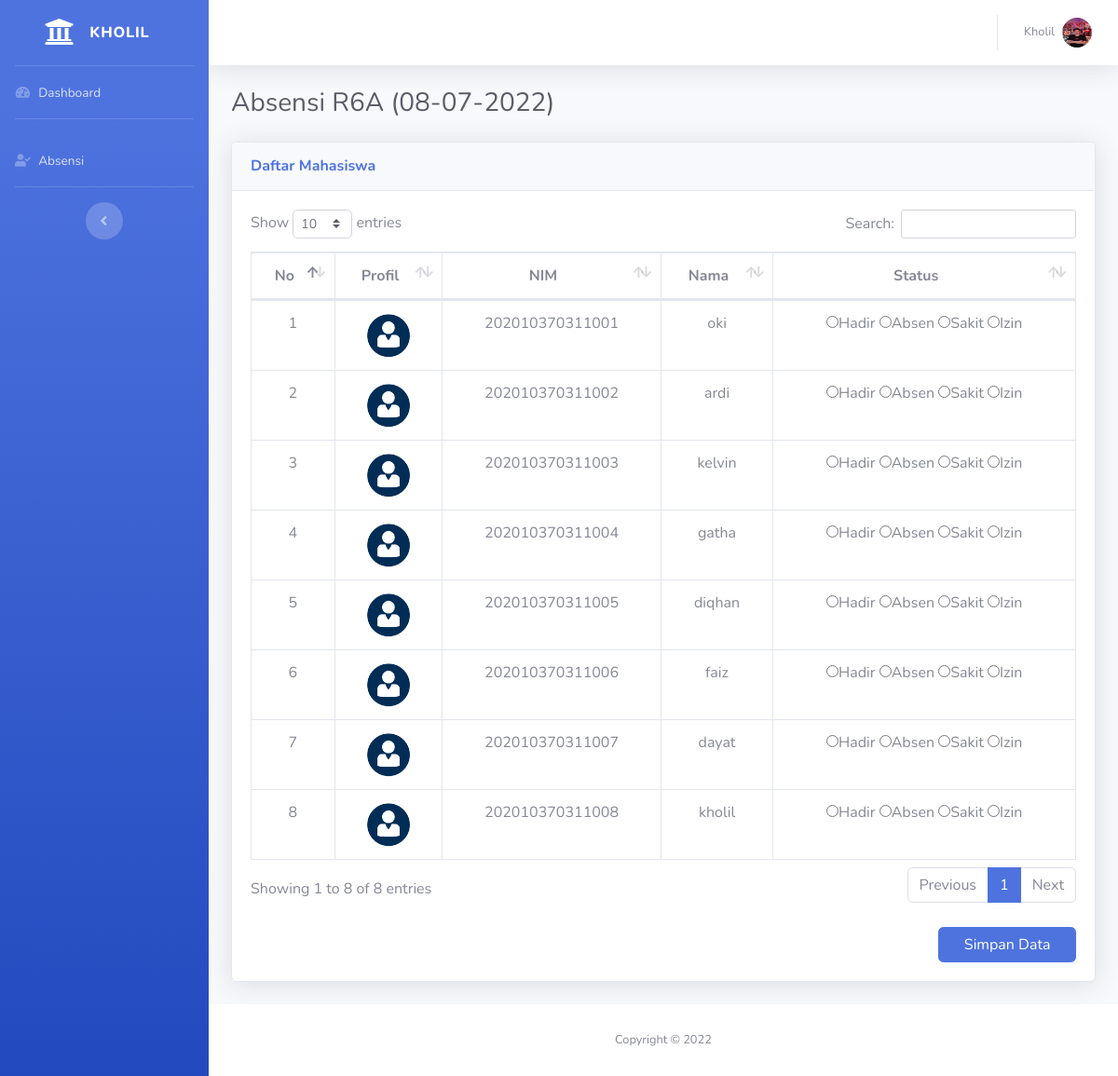
The app's page /detailabsensi.php?kelas=001 (signed in) with its own data.
### tables this page shows
CREATE TABLE `mahasiswa` (
  `npm` varchar(15) NOT NULL,
  `nama` varchar(30) NOT NULL,
  `jk` enum('Pria','Wanita') NOT NULL,
  `tgl_lahir` date NOT NULL,
  `alamat` varchar(255) NOT NULL,
  `id_kelas` varchar(11) NOT NULL,
  `foto` varchar(255) NOT NULL
);

### detailabsensi.php (the view, shortened to what this page needs)
<?php
	include "koneksi.php";
	$dosen_name = $_SESSION["dosen_user_name"];
    $dosen_foto = $_SESSION["dosen_user_foto"];
    $tgl=date("d-m-Y");
?>
<!DOCTYPE html>
<html lang="en">
<head>
  <link href="vendor/fontawesome-free/css/all.min.css" rel="stylesheet" type="text/css">
  <link href="css/sb-admin-2.min.css" rel="stylesheet">
  <link href="vendor/datatables/dataTables.bootstrap4.min.css" rel="stylesheet">
</head>
<body id="page-top">
  <div id="wrapper">
    <ul class="navbar-nav bg-gradient-primary sidebar sidebar-dark accordion" id="accordionSidebar">
      <a class="sidebar-brand d-flex align-items-center justify-content-center" href="index.php">
        <div class="sidebar-brand-icon">
          <i class="fas fa-university"></i>
        </div>
        <div class="sidebar-brand-text mx-3">Kholil</div>
      </a>
      <hr class="sidebar-divider my-0">
      <li class="nav-item">
        <a class="nav-link" href="index.php">
          <i class="fas fa-fw fa-tachometer-alt"></i>
          <span>Dashboard</span></a>
      </li>
      <hr class="sidebar-divider">
      <li class="nav-item">
        <a class="nav-link" href="absensi.php">
          <i class="fas fa-fw fa-user-check"></i>
          <span>Absensi</span></a>
      </li>
      <hr class="sidebar-divider d-none d-md-block">
      <div class="text-center d-none d-md-inline">
        <button class="rounded-circle border-0" id="sidebarToggle"></button>
      </div>
    </ul>
    <div id="content-wrapper" class="d-flex flex-column">
      <div id="content">
        <nav class="navbar navbar-expand navbar-light bg-white topbar mb-4 static-top shadow">
          <ul class="navbar-nav ml-auto">
            <li class="nav-item dropdown no-arrow">
              <a class="nav-link dropdown-toggle" href="#" id="userDropdown" role="button" data-toggle="dropdown" aria-haspopup="true" aria-expanded="false">
                <span class="mr-2 d-none d-lg-inline text-gray-600 small"><?= $dosen_name ;?></span>
                <img class="img-profile rounded-circle" src="img/<?= $dosen_foto; ?>">
              </a>
            </li>
          </ul>
        </nav>
        <div class="container-fluid">
          <h1 class="h3 mb-4 text-gray-800">Absensi <?php if($_GET["kelas"] == "001"){echo 'R6A';}elseif($_GET["kelas"] == "002"){echo'R6X';}?>  <?=$_GET["jadwal"].' ('.$tgl.')'?> </h1>
          <div class="card shadow mb-4">
            <div class="card-header py-3">
              <h6 class="m-0 font-weight-bold text-primary">Daftar Mahasiswa </h6>
            </div>
            <div class="card-body">
                <form role="form" action="simpanabsensi.php?id=<?php echo $_GET['kelas'];?>" method="post" name="postform" enctype="multipart/form-data">
              <div class="table-responsive">
                  <table class="table table-bordered" id="dataTable" width="100%" cellspacing="0">
                  <thead>
                    <tr align="center">
                      <th>No</th>
                      <th>Profil</th>
                      <th>NIM</th>
                      <th>Nama</th>
                      <th>Status</th>
                    </tr>
                  </thead>
                  <tbody align="center">
                    <?php
                    $id_kelas=$_GET['kelas'];
                    $sql="SELECT * FROM mahasiswa WHERE id_kelas='$id_kelas'";
                    $query=mysqli_query($koneksi,$sql);
                    $i = 1;
                    while ($data=mysqli_fetch_array($query)){
                        $npm=$data["npm"];
                        $nama=$data["nama"];
                    ?>
                    <tr>
                      <td><?=$i++;?></td>
                      <td><img class="img-profile rounded-circle" style="width:50px;height:50px;" src="img/<?= $data["foto"];?>"></td>
                      <td><?= $npm;?></td>
                      <td><?= $nama;?></td>
                      <td>
                      <label class="radio-inline"><input type="radio" name="<?= 'ket'.$data["npm"];?>" id="<?php echo 'opsi1'.$npm;?>" value="Hadir">Hadir</label>
                      <label class="radio-inline"><input type="radio" name="<?= 'ket'.$data["npm"];?>" id="<?php echo 'opsi1'.$npm;?>" value="Absen">Absen</label>
                      <label class="radio-inline"><input type="radio" name="<?= 'ket'.$data["npm"];?>" id="<?php echo 'opsi1'.$npm;?>" value="Sakit">Sakit</label>
                      <label class="radio-inline"><input type="radio" name="<?= 'ket'.$data["npm"];?>" id="<?php echo 'opsi1'.$npm;?>" value="Izin">Izin</label>
                      </td>
                    </tr>
                    <?php }?>
                    </tbody>
                </table>
            </div>
            <button type="submit" class="btn btn-primary mt-4 col-md-2 offset-10">Simpan Data</button>
            </form>
            </div>
          </div>
        </div>
      </div>
      <footer class="sticky-footer bg-white">
        <div class="container my-auto">
          <div class="copyright text-center my-auto">
            <span>Copyright &copy; 2022</span>
          </div>
        </div>
      </footer>
    </div>
  </div>
</body>
</html>

### records on screen
mahasiswa: foto (placeholder picture), npm "202010370311001", nama "oki"
mahasiswa: foto (placeholder picture), npm "202010370311002", nama "ardi"
mahasiswa: foto (placeholder picture), npm "202010370311003", nama "kelvin"
mahasiswa: foto (placeholder picture), npm "202010370311004", nama "gatha"
mahasiswa: foto (placeholder picture), npm "202010370311005", nama "diqhan"
mahasiswa: foto (placeholder picture), npm "202010370311006", nama "faiz"
mahasiswa: foto (placeholder picture), npm "202010370311007", nama "dayat"
mahasiswa: foto (placeholder picture), npm "202010370311008", nama "kholil"

### other values on screen
$dosen_name "Kholil"
